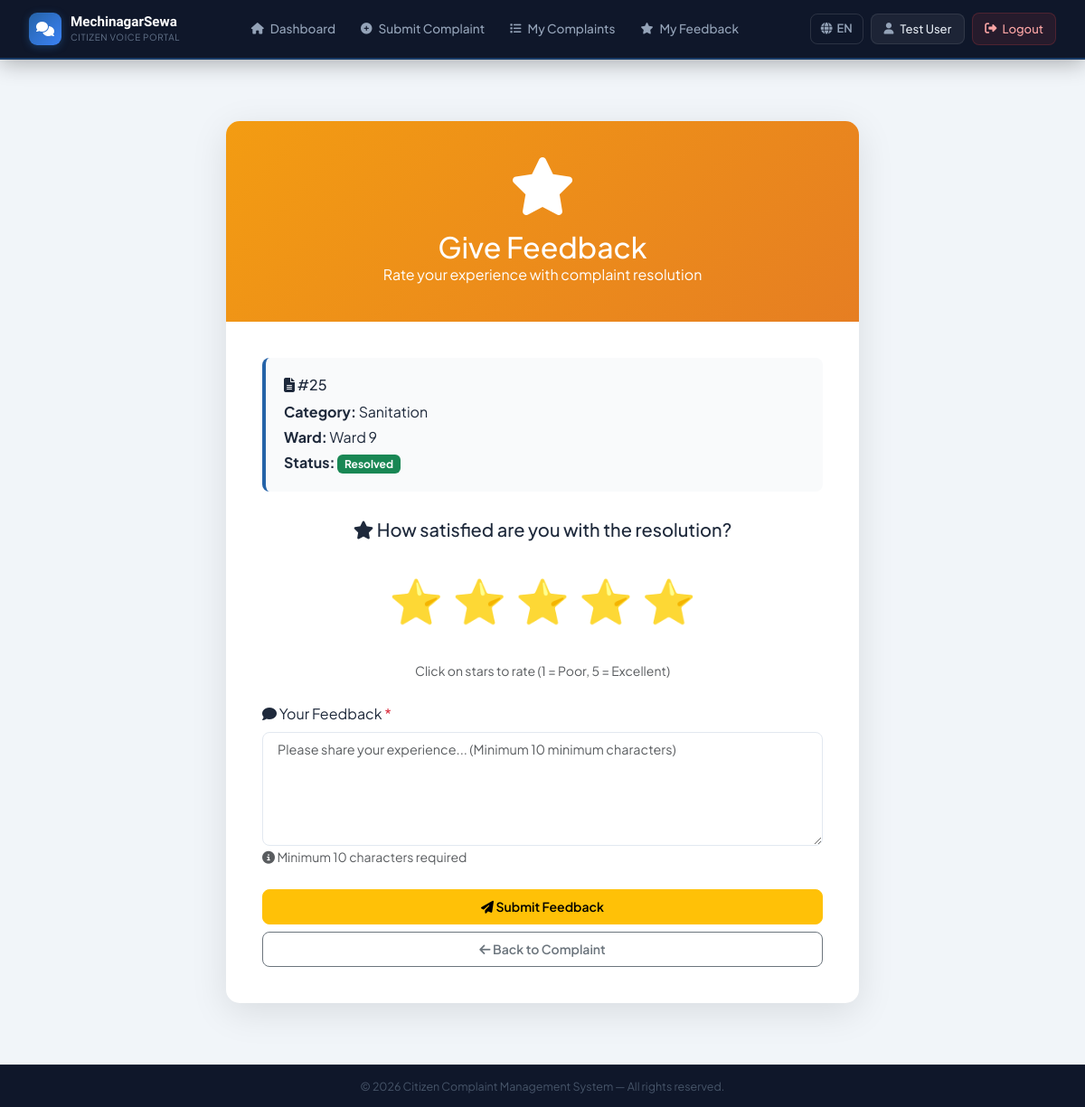
The app's page /feedback/submit/25/ (signed in) with its own data.
### accounts/models.py (models this page shows, shortened)
class User(AbstractUser):
    WARD_CHOICES = [(str(i), f'Ward {i}') for i in range(1, 16)]
    fullname = models.CharField(max_length=200)
    phone = models.CharField(max_length=20, blank=True, null=True)
    address = models.TextField(blank=True, null=True)
    ward = models.CharField(
        max_length=2,
        choices=WARD_CHOICES,
        blank=True,
        null=True,
        help_text="Your ward number (1-15)"
    )
    created_at = models.DateTimeField(auto_now_add=True)
    class Meta:
        db_table = 'users'

### complaints/models.py (models this page shows, shortened)
class Complaint(models.Model):
    STATUS_CHOICES = [
        ('Pending', 'Pending'),
        ('In Progress', 'In Progress'),
        ('Resolved', 'Resolved'),
    ]
    CATEGORY_CHOICES = [
        ('Road Maintenance', 'Road Maintenance'),
        ('Street Light', 'Street Light'),
        ('Water Supply', 'Water Supply'),
        ('Sanitation', 'Sanitation'),
        ('Traffic', 'Traffic'),
        ('Parks', 'Parks & Recreation'),
        ('Other', 'Other'),
    ]
    PRIORITY_CHOICES = [
        ('Normal', 'Normal'),
        ('Urgent', 'Urgent'),
    ]
    WARD_CHOICES = [(str(i), f'Ward {i}') for i in range(1, 16)]
    user = models.ForeignKey(
        settings.AUTH_USER_MODEL,
        on_delete=models.CASCADE,
        related_name='complaints'
    )
    ward = models.CharField(
        max_length=2,
        choices=WARD_CHOICES,
        help_text="Select your ward number (1-15)"
    )
    category = models.CharField(max_length=100, choices=CATEGORY_CHOICES)
    description = models.TextField()
    image = models.ImageField(upload_to=complaint_image_path, blank=True, null=True)
    status = models.CharField(max_length=20, choices=STATUS_CHOICES, default='Pending')
    priority = models.CharField(
        max_length=10,
        choices=PRIORITY_CHOICES,
        default='Normal',
        help_text="Priority level - Auto-flagged as Urgent after 7 days"
    )
    created_at = models.DateTimeField(auto_now_add=True)
    updated_at = models.DateTimeField(auto_now=True)
    class Meta:
        db_table = 'complaints'
        ordering = ['-created_at']
        verbose_name = 'Complaint'
        verbose_name_plural = 'Complaints'
        indexes = [
            models.Index(fields=['status', 'created_at']),
            models.Index(fields=['ward', 'status']),
            models.Index(fields=['priority', 'status']),
        ]

### feedback/views.py (the view, shortened to what this page needs)
# urls.py: path('submit/<int:complaint_id>/', views.submit_feedback, name='submit_feedback'),
@login_required
def submit_feedback(request, complaint_id):
    complaint = get_object_or_404(Complaint, pk=complaint_id, user=request.user)
    if complaint.status != 'Resolved':
        messages.error(request, 'You can only give feedback on resolved complaints.')
        return redirect('complaint_detail', pk=complaint_id)
    if Feedback.objects.filter(complaint=complaint, user=request.user).exists():
        messages.warning(request, 'You have already submitted feedback for this complaint.')
        return redirect('complaint_detail', pk=complaint_id)
    context = {
        'complaint': complaint
    }
    return render(request, 'feedback/submit_feedback.html', context)

### core/context_processors.py (called while the page is built)
def language(request):
    lang = request.session.get('language', 'en')
    return {
        'lang': lang,
        'translations': get_lang_dict(lang),
        't': get_lang_dict(lang),  # Shorter alias
    }

### core/translation.py (called while the page is built)
def get_lang_dict(lang='en'):
    return TRANSLATIONS.get(lang, TRANSLATIONS['en'])

### feedback/templates/feedback/submit_feedback.html (shortened to what this page needs)
{% extends 'base.html' %}
{% block content %}
<div class="feedback-container">
    <div class="feedback-card">
        <div class="feedback-header">
            <i class="fas fa-star"></i>
            <h2 class="mb-0">{{ t.give_feedback }}</h2>
            <p class="mb-0">{{ t.rate_experience }}</p>
        </div>
        <div class="feedback-body">
            <div class="complaint-summary">
                <h6 class="mb-2"><i class="fas fa-file-alt"></i> {{ t.complaint }} #{{ complaint.id }}</h6>
                <p class="mb-1"><strong>{{ t.category }}:</strong>
                    {% if complaint.category == 'Road Maintenance' %}{{ t.road_maintenance }}
                    {% elif complaint.category == 'Street Light' %}{{ t.street_light }}
                    {% elif complaint.category == 'Water Supply' %}{{ t.water_supply }}
                    {% elif complaint.category == 'Sanitation' %}{{ t.sanitation }}
                    {% elif complaint.category == 'Traffic' %}{{ t.traffic }}
                    {% elif complaint.category == 'Parks' %}{{ t.parks }}
                    {% else %}{{ t.other }}{% endif %}
                </p>
                <p class="mb-1"><strong>{{ t.ward }}:</strong> {{ t.ward }} {{ complaint.ward }}</p>
                <p class="mb-0"><strong>{{ t.status }}:</strong>
                    <span class="badge bg-success">{{ t.resolved }}</span>
                </p>
            </div>
            <form method="post">
                <div class="text-center mb-4">
                    <label class="form-label d-block mb-3">
                        <h5><i class="fas fa-star"></i> {{ t.satisfaction_question }}</h5>
                    </label>
                    <div class="star-rating">
                        <label for="star5" title="5 {{ t.stars }}">⭐</label>
                        <label for="star4" title="4 {{ t.stars }}">⭐</label>
                        <label for="star3" title="3 {{ t.stars }}">⭐</label>
                        <label for="star2" title="2 {{ t.stars }}">⭐</label>
                        <label for="star1" title="1 {{ t.stars }}">⭐</label>
                    </div>
                    <small class="text-muted">{{ t.click_stars_to_rate }} (1 = {{ t.poor }}, 5 = {{ t.excellent }})</small>
                </div>
                <div class="mb-4">
                    <label class="form-label">
                        <i class="fas fa-comment"></i> {{ t.your_feedback }} <span class="text-danger">*</span>
                    </label>
                    <textarea name="message" class="form-control form-control-lg" rows="5"
                              required placeholder="{{ t.share_your_experience }}... ({{ t.minimum }} 10 {{ t.min_characters }})"
                              minlength="10"></textarea>
                    <small class="text-muted">
                        <i class="fas fa-info-circle"></i> {{ t.minimum }} 10 {{ t.characters_required }}
                    </small>
                </div>
                <div class="d-grid gap-2">
                    <button type="submit" class="btn btn-warning btn-lg">
                        <i class="fas fa-paper-plane"></i> {{ t.submit_feedback }}
                    </button>
                    <a href="{% url 'complaint_detail' complaint.id %}" class="btn btn-outline-secondary btn-lg">
                        <i class="fas fa-arrow-left"></i> {{ t.back_to_complaint }}
                    </a>
                </div>
            </form>
        </div>
    </div>
</div>
{% endblock %}

### templates/base.html (shortened to what this page needs)
{% load static %}
<!DOCTYPE html>
<html lang="{{ lang }}">
<head>
    <link href="https://cdn.jsdelivr.net/npm/bootstrap@5.3.3/dist/css/bootstrap.min.css" rel="stylesheet">
    <link rel="stylesheet" href="https://cdnjs.cloudflare.com/ajax/libs/font-awesome/6.4.0/css/all.min.css">
</head>
<body>
    <nav class="main-navbar">
        <div class="navbar-inner">
            <a href="/" class="navbar-brand-custom">
                <div class="brand-icon">
                    <i class="fas fa-comments"></i>
                </div>
                <div>
                    <div class="brand-text">MechinagarSewa</div>
                    <div class="brand-sub">Citizen Voice Portal</div>
                </div>
            </a>
            <ul class="nav-links" id="navLinks">
                {% if user.is_authenticated %}
                    {% if user.is_staff %}
                        <li>
                            <a class="nav-link-custom" href="{% url 'admin_dashboard' %}">
                                <i class="fas fa-tachometer-alt"></i> {{ t.dashboard }}
                            </a>
                        </li>
                        <li>
                            <a class="nav-link-custom" href="{% url 'admin_complaint_list' %}">
                                <i class="fas fa-tasks"></i> {{ t.manage_complaints }}
                            </a>
                        </li>
                        <li>
                            <a class="nav-link-custom" href="{% url 'admin_statistics' %}">
                                <i class="fas fa-chart-bar"></i> {{ t.statistics }}
                            </a>
                        </li>
                        <li>
                            <a class="nav-link-custom" href="/admin/">
                                <i class="fas fa-cog"></i> {{ t.admin_panel }}
                            </a>
                        </li>
                    {% else %}
                        <li>
                            <a class="nav-link-custom" href="{% url 'citizen_dashboard' %}">
                                <i class="fas fa-home"></i> {{ t.dashboard }}
                            </a>
                        </li>
                        <li>
                            <a class="nav-link-custom" href="{% url 'submit_complaint' %}">
                                <i class="fas fa-plus-circle"></i> {{ t.submit_complaint }}
                            </a>
                        </li>
                        <li>
                            <a class="nav-link-custom" href="{% url 'my_complaints' %}">
                                <i class="fas fa-list"></i> {{ t.my_complaints }}
                            </a>
                        </li>
                        <li>
                            <a class="nav-link-custom" href="{% url 'my_feedback' %}">
                                <i class="fas fa-star"></i> {{ t.my_feedback }}
                            </a>
                        </li>
                    {% endif %}
                {% endif %}
            </ul>
            <div class="navbar-right">
                <div class="dropdown">
                    <button class="lang-btn" data-bs-toggle="dropdown" aria-expanded="false">
                        <i class="fas fa-globe"></i>
                        {% if lang == 'ne' %}NE{% else %}EN{% endif %}
                    </button>
                </div>
                {% if user.is_authenticated %}
                    <div class="user-pill">
                        {% if user.is_staff %}
                            <i class="fas fa-user-shield"></i>
                        {% else %}
                            <i class="fas fa-user"></i>
                        {% endif %}
                        <span>{{ user.fullname|truncatechars:16 }}</span>
                    </div>
                    <a href="#" class="logout-btn" onclick="confirmLogout(event)">
                        <i class="fas fa-sign-out-alt"></i>
                        <span class="d-none d-md-inline">{{ t.logout }}</span>
                    </a>
                {% endif %}
            </div>
        </div>
    </nav>
    <div class="page-content">
        {% block content %}{% endblock %}
    </div>
    <footer class="main-footer">
        © {% now "Y" %} Citizen Complaint Management System &mdash; All rights reserved.
    </footer>
</body>
</html>

### templates/base.html (style rules this page uses)
:root { --primary: #2563a8; --primary-dark: #1a4a8a; --primary-light: #dbeafe; --accent: #ef4444; --success: #16a34a; --warning: #d97706; --dark: #0f172a; --nav-bg: #0f172a; --surface: #ffffff; --bg: #f1f5f9; --muted: #64748b; --border: #e2e8f0; --text: #1e293b; }
* { margin: 0; padding: 0; box-sizing: border-box; }
body { font-family: 'Plus Jakarta Sans', sans-serif; background: var(--bg); color: var(--text); min-height: 100vh; display: flex; flex-direction: column; }
.main-navbar { background: var(--nav-bg); border-bottom: 2px solid rgba(37, 99, 168, 0.5); padding: 0; position: sticky; top: 0; z-index: 1000; box-shadow: 0 4px 24px rgba(0,0,0,0.3); }
.navbar-inner { display: flex; align-items: center; justify-content: space-between; padding: 0 2rem; height: 64px; position: relative; }
.navbar-brand-custom { display: flex; align-items: center; gap: 10px; text-decoration: none; flex-shrink: 0; }
.brand-icon { width: 36px; height: 36px; background: linear-gradient(135deg, var(--primary), #3b82f6); border-radius: 9px; display: flex; align-items: center; justify-content: center; color: white; font-size: 1rem; box-shadow: 0 2px 8px rgba(37,99,168,0.45); }
.brand-text { font-family: 'Sora', sans-serif; font-size: 0.95rem; font-weight: 700; color: #ffffff; line-height: 1.2; }
.brand-sub { font-size: 0.62rem; color: #64748b; font-weight: 400; letter-spacing: 0.6px; text-transform: uppercase; }
.nav-links { display: flex; align-items: center; gap: 2px; list-style: none; margin: 0; padding: 0; }
.nav-links .nav-link-custom { display: flex; align-items: center; gap: 7px; padding: 8px 13px; color: #94a3b8; text-decoration: none; font-size: 0.85rem; font-weight: 500; border-radius: 8px; transition: all 0.2s ease; white-space: nowrap; }
.nav-links .nav-link-custom i { font-size: 0.78rem; }
.navbar-right { display: flex; align-items: center; gap: 8px; flex-shrink: 0; }
.user-pill { display: flex; align-items: center; gap: 7px; padding: 6px 14px; background: rgba(255,255,255,0.06); border: 1px solid rgba(255,255,255,0.09); border-radius: 8px; color: #e2e8f0; font-size: 0.82rem; font-weight: 500; white-space: nowrap; }
.user-pill i { font-size: 0.78rem; color: #94a3b8; }
.lang-btn { display: flex; align-items: center; gap: 5px; padding: 6px 11px; background: transparent; border: 1px solid rgba(255,255,255,0.12); border-radius: 8px; color: #94a3b8; font-size: 0.8rem; font-weight: 600; cursor: pointer; transition: all 0.2s; text-decoration: none; font-family: 'Plus Jakarta Sans', sans-serif; }
.lang-btn::after { display: none !important; }
.logout-btn { display: flex; align-items: center; gap: 6px; padding: 7px 13px; background: rgba(239,68,68,0.1); border: 1px solid rgba(239,68,68,0.2); border-radius: 8px; color: #fca5a5; font-size: 0.82rem; font-weight: 500; cursor: pointer; transition: all 0.2s; text-decoration: none; }
.page-content { flex: 1; padding: 28px 24px; }
.main-footer { background: var(--nav-bg); border-top: 1px solid rgba(255,255,255,0.06); padding: 14px 24px; text-align: center; color: #475569; font-size: 0.78rem; }
.btn { font-weight: 600; font-size: 0.875rem; border-radius: 8px; }
.form-control, .form-select { border: 1.5px solid var(--border); border-radius: 8px; font-size: 0.9rem; transition: all 0.2s; }

### feedback/templates/feedback/submit_feedback.html (style rules this page uses)
.feedback-container { max-width: 700px; margin: 40px auto; }
.feedback-card { background: white; border-radius: 15px; box-shadow: 0 10px 40px rgba(0,0,0,0.1); overflow: hidden; }
.feedback-header { background: linear-gradient(135deg, #f39c12 0%, #e67e22 100%); color: white; padding: 40px; text-align: center; }
.feedback-header i { font-size: 4rem; margin-bottom: 1rem; }
.feedback-body { padding: 40px; }
.star-rating { display: flex; justify-content: center; gap: 10px; margin: 30px 0; }
.star-rating label { font-size: 3rem; color: #d1d5db; cursor: pointer; transition: all 0.2s ease; }
.star-rating { display: flex; flex-direction: row-reverse; justify-content: center; }
.complaint-summary { background: #f9fafb; border-left: 4px solid #2563a8; padding: 20px; border-radius: 8px; margin-bottom: 30px; }

### records on screen
User: fullname "Test User"
Complaint: id "25", sanitation "Sanitation", ward "9", resolved "Resolved"

### other values on screen
{{ t.dashboard }} "Dashboard"
{{ t.submit_complaint }} "Submit Complaint"
{{ t.my_complaints }} "My Complaints"
{{ t.my_feedback }} "My Feedback"
{{ t.logout }} "Logout"
{{ t.give_feedback }} "Give Feedback"
{{ t.rate_experience }} "Rate your experience with complaint resolution"
{{ t.category }} "Category"
{{ t.ward }} "Ward"
{{ t.status }} "Status"
{{ t.satisfaction_question }} "How satisfied are you with the resolution?"
{{ t.click_stars_to_rate }} "Click on stars to rate"
{{ t.poor }} "Poor"
{{ t.excellent }} "Excellent"
{{ t.your_feedback }} "Your Feedback"
